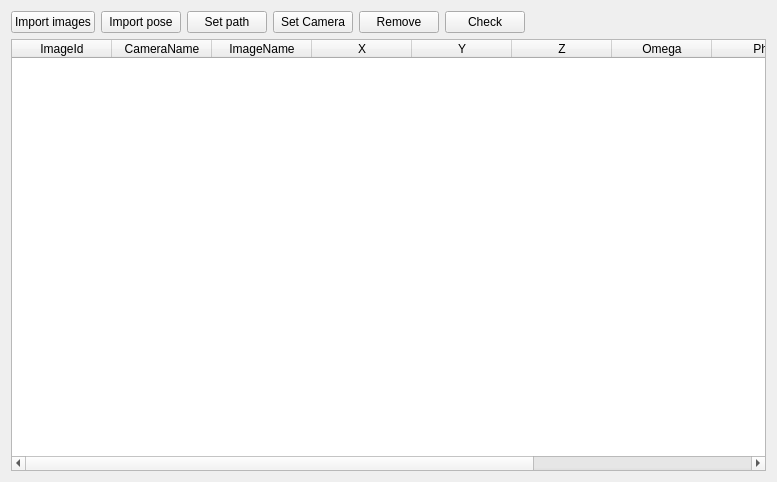
<?xml version="1.0" encoding="UTF-8"?>
<ui version="4.0">
 <class>ImageAttributes</class>
 <widget class="QWidget" name="ImageAttributes">
  <property name="geometry">
   <rect>
    <x>0</x>
    <y>0</y>
    <width>777</width>
    <height>482</height>
   </rect>
  </property>
  <property name="windowTitle">
   <string>ImageAttributes</string>
  </property>
  <layout class="QVBoxLayout" name="verticalLayout">
   <item>
    <layout class="QHBoxLayout" name="horizontalLayout">
     <item>
      <widget class="QPushButton" name="pushButton_2">
       <property name="text">
        <string>Import images</string>
       </property>
      </widget>
     </item>
     <item>
      <widget class="QPushButton" name="pushButton_3">
       <property name="text">
        <string>Import pose</string>
       </property>
      </widget>
     </item>
     <item>
      <widget class="QPushButton" name="pushButton_5">
       <property name="text">
        <string>Set path</string>
       </property>
      </widget>
     </item>
     <item>
      <widget class="QPushButton" name="pushButton_setCamera">
       <property name="text">
        <string>Set Camera</string>
       </property>
      </widget>
     </item>
     <item>
      <widget class="QPushButton" name="pushButton_4">
       <property name="text">
        <string>Remove</string>
       </property>
      </widget>
     </item>
     <item>
      <widget class="QPushButton" name="pushButton">
       <property name="text">
        <string>Check</string>
       </property>
      </widget>
     </item>
     <item>
      <spacer name="horizontalSpacer">
       <property name="orientation">
        <enum>Qt::Horizontal</enum>
       </property>
       <property name="sizeHint" stdset="0">
        <size>
         <width>40</width>
         <height>20</height>
        </size>
       </property>
      </spacer>
     </item>
    </layout>
   </item>
   <item>
    <widget class="QTableWidget" name="tableWidget_attribute">
     <property name="editTriggers">
      <set>QAbstractItemView::NoEditTriggers</set>
     </property>
     <property name="alternatingRowColors">
      <bool>true</bool>
     </property>
     <property name="textElideMode">
      <enum>Qt::ElideRight</enum>
     </property>
     <property name="sortingEnabled">
      <bool>false</bool>
     </property>
     <attribute name="horizontalHeaderShowSortIndicator" stdset="0">
      <bool>false</bool>
     </attribute>
     <attribute name="horizontalHeaderStretchLastSection">
      <bool>true</bool>
     </attribute>
     <attribute name="verticalHeaderVisible">
      <bool>false</bool>
     </attribute>
     <attribute name="verticalHeaderDefaultSectionSize">
      <number>24</number>
     </attribute>
     <column>
      <property name="text">
       <string>ImageId</string>
      </property>
     </column>
     <column>
      <property name="text">
       <string>CameraName</string>
      </property>
     </column>
     <column>
      <property name="text">
       <string>ImageName</string>
      </property>
     </column>
     <column>
      <property name="text">
       <string>X</string>
      </property>
     </column>
     <column>
      <property name="text">
       <string>Y</string>
      </property>
     </column>
     <column>
      <property name="text">
       <string>Z</string>
      </property>
     </column>
     <column>
      <property name="text">
       <string>Omega</string>
      </property>
     </column>
     <column>
      <property name="text">
       <string>Phi</string>
      </property>
     </column>
     <column>
      <property name="text">
       <string>Kappa</string>
      </property>
     </column>
     <column>
      <property name="text">
       <string>Path</string>
      </property>
     </column>
    </widget>
   </item>
  </layout>
 </widget>
 <layoutdefault spacing="6" margin="11"/>
 <resources/>
 <connections>
  <connection>
   <sender>pushButton_2</sender>
   <signal>clicked()</signal>
   <receiver>ImageAttributes</receiver>
   <slot>importImages()</slot>
   <hints>
    <hint type="sourcelabel">
     <x>81</x>
     <y>28</y>
    </hint>
    <hint type="destinationlabel">
     <x>169</x>
     <y>-12</y>
    </hint>
   </hints>
  </connection>
  <connection>
   <sender>pushButton_3</sender>
   <signal>clicked()</signal>
   <receiver>ImageAttributes</receiver>
   <slot>importPose()</slot>
   <hints>
    <hint type="sourcelabel">
     <x>169</x>
     <y>31</y>
    </hint>
    <hint type="destinationlabel">
     <x>249</x>
     <y>-2</y>
    </hint>
   </hints>
  </connection>
  <connection>
   <sender>pushButton_5</sender>
   <signal>clicked()</signal>
   <receiver>ImageAttributes</receiver>
   <slot>setPath()</slot>
   <hints>
    <hint type="sourcelabel">
     <x>257</x>
     <y>32</y>
    </hint>
    <hint type="destinationlabel">
     <x>584</x>
     <y>-19</y>
    </hint>
   </hints>
  </connection>
  <connection>
   <sender>pushButton</sender>
   <signal>clicked()</signal>
   <receiver>ImageAttributes</receiver>
   <slot>check()</slot>
   <hints>
    <hint type="sourcelabel">
     <x>500</x>
     <y>32</y>
    </hint>
    <hint type="destinationlabel">
     <x>626</x>
     <y>1</y>
    </hint>
   </hints>
  </connection>
  <connection>
   <sender>pushButton_setCamera</sender>
   <signal>clicked()</signal>
   <receiver>ImageAttributes</receiver>
   <slot>setCamera()</slot>
   <hints>
    <hint type="sourcelabel">
     <x>338</x>
     <y>32</y>
    </hint>
    <hint type="destinationlabel">
     <x>419</x>
     <y>-13</y>
    </hint>
   </hints>
  </connection>
  <connection>
   <sender>pushButton_4</sender>
   <signal>clicked()</signal>
   <receiver>ImageAttributes</receiver>
   <slot>removeImages()</slot>
   <hints>
    <hint type="sourcelabel">
     <x>419</x>
     <y>30</y>
    </hint>
    <hint type="destinationlabel">
     <x>536</x>
     <y>-80</y>
    </hint>
   </hints>
  </connection>
 </connections>
 <slots>
  <slot>importImages()</slot>
  <slot>importPose()</slot>
  <slot>setCamera()</slot>
  <slot>setPath()</slot>
  <slot>check()</slot>
  <slot>removeImages()</slot>
 </slots>
</ui>
